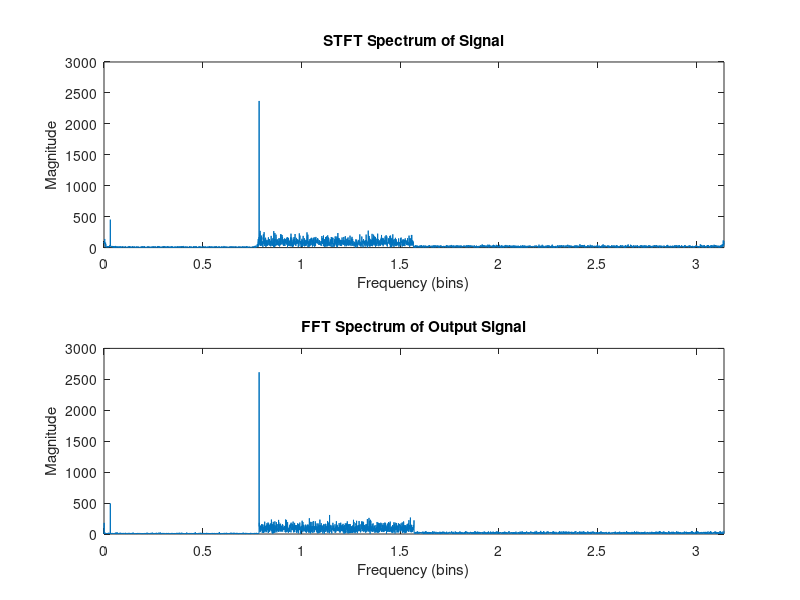
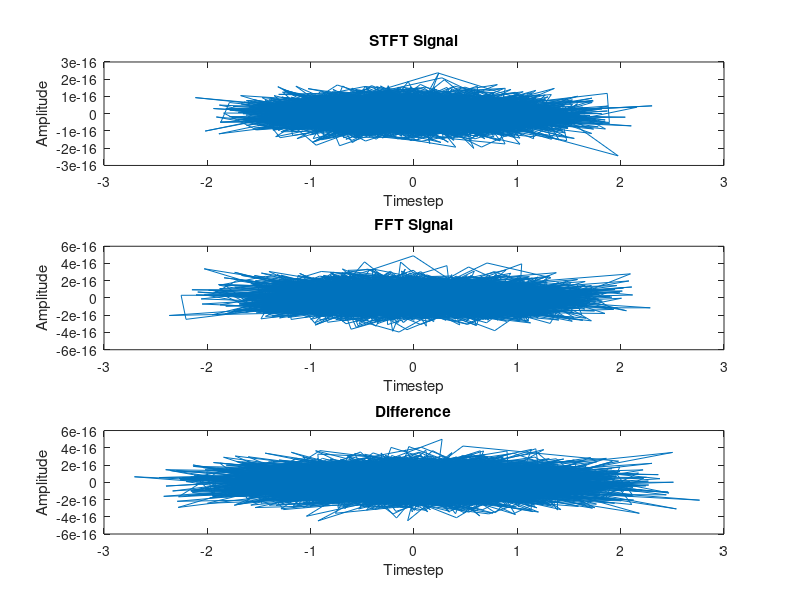
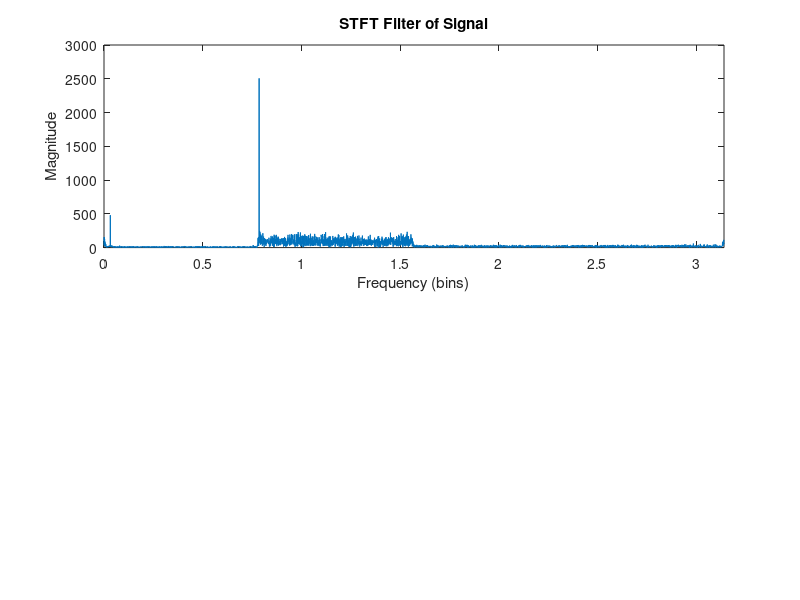

Source code (MATLAB) for these figures, in order: (Note: this script raises an error after producing the figures.)
%% SF1 - Data Analysis Week 2

%% Task 2.1 FFT v.s. STFT
clc, clearvars

% (1) STFT Implementation
% input signal (cos and sin) with gaussian noise
x_in=0.5*cos([1:10000]*pi/4)+sin([1:10000]*pi/100)+randn(1,10000); 
y_out=0*x_in;
N=512;
overlap=256; % N/2 overlap length
x=buffer(x_in,N,overlap); % partitioning the sigal into length 512 frames with 256 overlap
[N_samps,N_frames]=size(x);
x_w=repmat(hanning(N),1,N_frames).*x; % applying hanning window of length N to each frame

for frame_no=1:N_frames-2
    X_w(:,frame_no)=fft(x_w(:,frame_no)); % FFT of windowed frame
    Y_w(:,frame_no)=X_w(:,frame_no);
    Y_w(2:N/8,frame_no)=0.1*X_w(2:N/8,frame_no); % attenuate bin 2 to 64 (N/8) by -20dB (*0.1)
    Y_w(N/4+1:N/2,frame_no)=0.2*X_w(N/4+1:N/2,frame_no); % attentuate bin 129 to 256 by -14dB (*0.2)
    Y_w(N:-1:N/2+2,frame_no)=conj(Y_w(2:N/2,frame_no)); % make negative freq as conj of bin 2 to 64
                                                        % symmetry keeps signal real valued
    y_w(:,frame_no)=ifft(Y_w(:,frame_no)); % inverse FFT

    % Overlap and resynthesis all the frames
    y_out((frame_no-1)*overlap+1:(frame_no-1)*overlap+N)=...
    y_out((frame_no-1)*overlap+1:(frame_no-1)*overlap+N)+y_w(:,frame_no)';
end

% Convert frequency bin into frequencies
SignalN = length(x_in);


freqs = linspace(0,pi,SignalN/2+1);
% freqs = (0:(SignalN-1)/2)/SignalN * 2*pi;

figure;

subplot(2,1,1)
% Plot the processed signal spectrum
Y = fftshift((abs(fft(y_out))));
Y_pos = Y(SignalN/2:SignalN);
plot(freqs, Y_pos);
% semilogy(freqs, Y_pos);
ylim([0,3000])
xlim([0,pi])
xlabel('Frequency (bins)');
ylabel('Magnitude');
title('STFT Spectrum of Signal');

% (2) FFT Implementation
x_in=0.5*cos([1:10000]*pi/4)+sin([1:10000]*pi/100)+randn(1,10000); 
N = length(x_in);
w = hanning(N);
% x = x_in .* w'; % apply hanning window
x = x_in; % not apply hanning window



y=0*x;
X =fft(x); % FFT of windowed frame
Y = X;
Y(2:N/8)=0.1*X(2:N/8); % attenuate bin 2 to 64 (N/8) by -20dB (*0.1)
Y(N/4+1:N/2)=0.2*X(N/4+1:N/2); % attentuate bin 129 to 256 by -14dB (*0.2)
Y(N:-1:N/2+2)=conj(Y(2:N/2)); % make negative freq as conj of bin 2 to 64
                                                    % symmetry keeps signal real valued
y =ifft(Y); % inverse FFT

subplot(2,1,2)
% Plot the processed signal spectrum
Y = fftshift((abs(fft(y))));
Y_pos = Y(N/2:N);
plot(freqs, Y_pos);
% semilogy(freqs, Y_pos);
ylim([0,3000])
xlim([0,pi])
xlabel('Frequency (bins)');
ylabel('Magnitude');
title('FFT Spectrum of Output Signal');


% Plot time domain
figure
subplot(3,1,1)
plot(y_out)
title("STFT Signal")
xlabel("Timestep")
ylabel("Amplitude")

subplot(3,1,2)
plot(y)
title("FFT Signal")
xlabel("Timestep")
ylabel("Amplitude")

subplot(3,1,3)
plot(y-y_out)
title("Difference")
xlabel("Timestep")
ylabel("Amplitude")

%%  Time-domain equivalent of the FFT mask
clc, clearvars

% (1) STFT Implementation
% input signal (cos and sin) with gaussian noise
x_in=0.5*cos([1:10000]*pi/4)+sin([1:10000]*pi/100)+randn(1,10000); 
y_out=0*x_in;
N=512;
overlap=256; % N/2 overlap length
x=buffer(x_in,N,overlap); % partitioning the sigal into length 512 frames with 256 overlap
[N_samps,N_frames]=size(x);
x_w=repmat(hanning(N),1,N_frames).*x; % applying hanning window of length N to each frame

for frame_no=1:N_frames-2
    X_w(:,frame_no)=fft(x_w(:,frame_no)); % FFT of windowed frame
    Y_w(:,frame_no)=X_w(:,frame_no);
    Y_w(2:N/8,frame_no)=0.1*X_w(2:N/8,frame_no); % attenuate bin 2 to 64 (N/8) by -20dB (*0.1)
    Y_w(N/4+1:N/2,frame_no)=0.2*X_w(N/4+1:N/2,frame_no); % attentuate bin 129 to 256 by -14dB (*0.2)
    Y_w(N:-1:N/2+2,frame_no)=conj(Y_w(2:N/2,frame_no)); % make negative freq as conj of bin 2 to 64
                                                        % symmetry keeps signal real valued
    y_w(:,frame_no)=ifft(Y_w(:,frame_no)); % inverse FFT

    % Overlap and resynthesis all the frames
    y_out((frame_no-1)*overlap+1:(frame_no-1)*overlap+N)=...
    y_out((frame_no-1)*overlap+1:(frame_no-1)*overlap+N)+y_w(:,frame_no)';
end

% Convert frequency bin into frequencies
SignalN = length(x_in);

freqs = linspace(0,pi,SignalN/2+1);
% freqs = (0:(SignalN-1)/2)/SignalN * 2*pi;

figure;

subplot(2,1,1)
% Plot the processed signal spectrum
Y = fftshift((abs(fft(y_out))));
Y_pos = Y(SignalN/2:SignalN);
plot(freqs, Y_pos);
% semilogy(freqs, Y_pos);
ylim([0,3000])
xlim([0,pi])
xlabel('Frequency (bins)');
ylabel('Magnitude');
title('STFT Filter of Signal');




% ---------------------------------------------------------------
x          = 0.5*cos((1:10000)*pi/4) + sin((1:10000)*pi/100) + randn(1,10000);
N          = 512;                        % frame length used before
signalN    = length(x);

% --- build the spectral mask G[k] --------------------------------
G = ones(N,1);          % default pass-band gain = 1
G( 2       :  N/8)   = 0.1;       %   0  – Fs/8   → ×0.1
G( N/4+1   :  N/2)   = 0.2;       % Fs/4 – Fs/2   → ×0.2
G(N:-1:N/2+2) = conj(G(2:N/2));   % ensure Hermitian symmetry

% --- impulse response (IFFT of the mask) -------------------------
g = ifft(G,'symmetric');           % real length-512 FIR
g = fftshift(g);                   % centre the impulse
g = circshift(g,1);                % make it causal: tap 0 at index 1

% OPTIONAL: visual check of its magnitude response ----------------
%{
f = (0:N-1)/N * pi;                % rad/sample axis
plot(f, abs(G)), grid on
xlabel('\omega'), ylabel('|G(\omega)|')
%}

% --- linear convolution with the whole signal --------------------
y = conv(x, g, 'same');            % 'same' keeps output length = length(x)

freqs = linspace(0,pi,signalN/2+1);
Y = fftshift((abs(fft(y))));
Y_pos = Y(length(Y)/2:length(Y));
subplot(2,1,2)
plot(freqs,Y_pos)
ylim([0,3000])
xlim([0,pi])
xlabel('Frequency (bins)');
ylabel('Magnitude');
title('Time-Domain Filter');




% Plot time domain
figure
% subplot(2,1,1)
% plot(y_out)
% title("STFT Filter")
% xlabel("Timestep")
% ylabel("Amplitude")

plot(y, 'DisplayName', 'Time Domain'); hold on
plot(y_out, 'DisplayName', 'STFT Filter')
title("TIme domain and STFT Comparison")
xlabel("Timestep")
ylabel("Amplitude")
legend('show')




% --- quick comparison with the OLA result ------------------------
% (Assume you have y_stft from your previous code)
% sound([x ; y_stft ; y], fs)      % original / OLA / direct-FIR






%% Task 2.2 - Own Noise Reduction - Ad Hoc Method


% Adapt the given code from Task 2.1 into a Noise Reduction function
% Define the noise reduction function
function y_out = noiseReduction(x_in, N, overlap, keepMask, attenFactor)
    
    y_out=0*x_in;

    x=buffer(x_in,N,overlap); % partitioning the sigal into length 512 frames with 256 overlap
    [N_samps,N_frames]=size(x);
    x_w=repmat(hanning(N),1,N_frames).*x; % applying hanning window of length N to each frame
    
    % Gain Mask according to the frequency identified from FFT
    G = attenFactor * ones(N,1); % Default all frequency as attentuation x0.1 (-20dB)
    G(keepMask) = 1; % All identified freqs at 1


    for frame_no=1:N_frames-2
        
        X_w(:,frame_no)=fft(x_w(:,frame_no)); % FFT of windowed frame
        Y_w(:,frame_no)=G .* X_w(:,frame_no); % Applying Gain Mask to X
        % Y_w(2:N/8,frame_no)=0.1*X_w(2:N/8,frame_no); % attenuate bin 2 to 64 (N/8) by -20dB (*0.1)
        % Y_w(N/4+1:N/2,frame_no)=0.2*X_w(N/4+1:N/2,frame_no); % attentuate bin 129 to 256 by -14dB (*0.2)
        Y_w(N:-1:N/2+2,frame_no)=conj(Y_w(2:N/2,frame_no)); % make negative freq as conj of bin 2 to 64
                                                            % symmetry keeps signal real valued
        y_w(:,frame_no)=ifft(Y_w(:,frame_no)); % inverse FFT
    
        % Overlap and resynthesis all the frames
        y_out((frame_no-1)*overlap+1:(frame_no-1)*overlap+N)= ...
        y_out((frame_no-1)*overlap+1:(frame_no-1)*overlap+N)+y_w(:,frame_no)';
    end

end

function keepMask = buildKeepMask(peaksHz, fs, N, bwBins)
% peaksHz : vector of peak frequencies (Hz)
% fs      : sample rate
% N       : frame length (same N as FFT)
% bwBins  : half-bandwidth in bins to keep around each peak (e.g. 1)
% --------------------------------------------------------------------
    if nargin < 4, bwBins = 1; end

    keepMask = false(N,1);                     % start with all zeros
    binFreq  = (0:N-1).' * fs / N;             % Hz axis (one full period)

    for f = peaksHz(:).'
        % wrap frequency into 0…fs range
        f = mod(f, fs);
        % nearest bin index
        [~,k] = min(abs(binFreq-f));
        % protect ±bwBins bins around that peak
        rng = mod((k-bwBins):(k+bwBins), N) + 1;
        keepMask(rng) = true;
    end
end



clc, clearvars
[data, rate] = audioread("/Users/maxlyu/Desktop/Part IIA/SF1/Audio examples for weeks 1-2-20250516/f1lcapae.wav");
% Play the audio signal
% sound(data, rate)

%{
Testing for "naive" noise reduction from task2.1

% Picks a pure note from audio, apply Hamming window
segment = data(1:60000); 
subplot(1,3,1)
plot(segment)
ylim([-0.3,0.3])

subplot(1,3,2)
segment_noise = segment + 0.1*randn(size(segment));
plot(segment_noise);
ylim([-0.3,0.3])
% sound(segment_noise, rate);

subplot(1,3,3)
% Reshape input signal into (1,N) shape for noiseReduction algorithm
segment_noise = segment_noise';
segment_reduced = noiseReduction(segment_noise, 512, 256);
plot(segment_reduced);
ylim([-0.3,0.3])

sound(segment_noise, rate);
sound(segment_reduced, rate);

%}

segment = data(1:20000)'; % reshape for noiseReduction input shape
sound(segment, rate)
segment_noise = segment + 0.1*randn(size(segment));
% segment_reduced = noiseReduction(segment_noise, 512, 256, keepMask, 0.1);


% Do FFT on signals, signal+noise, signal_reduced_noise
SignalN = length(segment); % length of signal
fft_sig = fftshift(abs(fft(segment)));
fft_noise = fftshift(abs(fft(segment_noise)));
% fft_reduced = fftshift(abs(fft(segment_reduced)));

fft_sig_pos = fft_sig(SignalN/2:SignalN);
fft_noise_pos = fft_noise(SignalN/2:SignalN);
% fft_reduced_pos = fft_reduced(SignalN/2:SignalN);

freqs = (0:length(fft_noise_pos)-1) * rate / SignalN;


minPkHeight = max(fft_noise_pos)*0.25;
minPkDist = 1*SignalN/rate;
[peaks,locs] = findpeaks( ...
        fft_noise_pos, ...
        'MinPeakHeight',  minPkHeight, ...
        'MinPeakDistance',minPkDist);

peaksHz = freqs(locs); % Find the freq. of the peaks in Hz

% Calculate the Gain Mask needed for these peak frequency components
keepMask = buildKeepMask(peaksHz, rate, 512, 1);

segment_reduced = noiseReduction(segment_noise, 512, 256, keepMask, 0.1);
fft_reduced = fftshift(abs(fft(segment_reduced)));
fft_reduced_pos = fft_reduced(SignalN/2:SignalN);


subplot(1,3,1)
plot(fft_sig_pos)
ylim([0,300])

subplot(1,3,2)
plot(fft_noise_pos), hold on
% plot(locs, peaks, 'rx', 'MarkerSize',8, 'LineWidth',1.5)
ylim([0,300])

subplot(1,3,3)
plot(fft_reduced_pos)
ylim([0,300])



%% Task 2.2 - Wiener Filter

clc, clearvars
[data, rate] = audioread("/Users/maxlyu/Desktop/Part IIA/SF1/Audio examples for weeks 1-2-20250516/f1lcapae.wav");
% Play the audio signal
% sound(data, rate)


x = data(1:20000)'; % reshape for noiseReduction input shape
sound(x, rate)

% Noise Magnitude
noise_mag = 0.01;
y = x + noise_mag * randn(size(x)); % audio with noise added


% Do FFT on signals, signal+noise
SignalN = length(x); 
X = fft(x);       % FFT of pure signal
Y = fft(y); % FFT of signal + noise

S_Y = abs(Y).^2;                   % power of audio with noise
S_N = noise_mag^2 * ones(size(Y)); % power of white noise
S_X = max(0, S_Y - S_N);           % power of signal

wienerFilter = S_X ./ (S_X + S_N);

X_hat = wienerFilter .* Y;

x_hat = real(ifft(X_hat));

% Reformat the FFT for plotting
X_pos = fftshift(abs(X)); X_pos = X_pos(SignalN/2:SignalN);
Y_pos = fftshift(abs(Y)); Y_pos = Y_pos(SignalN/2:SignalN);
X_hat_pos = fftshift(abs(X_hat)); X_hat_pos = X_hat_pos(SignalN/2:SignalN);

freqs = (0:length(X_pos)-1) * rate / SignalN;

subplot(1,3,1)
plot(freqs, X_pos)
title("Signal of audio before noise")
ylim([0,300])

subplot(1,3,2)
plot(freqs, Y_pos)
title("Signal with noise")
ylim([0,300])

subplot(1,3,3)
plot(freqs, X_hat_pos)
title("Signal after filtering")
ylim([0,300])


%% Task 2.2 Wiener Filter in STFT (Frame-wise)

clc, clearvars
[data, rate] = audioread("/Users/maxlyu/Desktop/Part IIA/SF1/Audio examples for weeks 1-2-20250516/f1lcapae.wav");

N = 512; L = 256; % 512 Frame size, 256 Overlap
noise_type = "white";


SignalN = 30000;
x = data(1:SignalN)'; % reshape for noiseReduction input shape
% sound(x, rate)

noise_mag = 0.05; % Noise Magnitude
y = x + noise_mag * randn(size(x)); % audio with noise added


% Apply the frame-wise Wiener filter to the noisy signal
y_hat = framewiseWiener(y, 512, 256, noise_mag, noise_type); % see framewiseWiener.m

% Play the filtered audio signal
% sound(y_hat, rate);

% Plot the original and filtered signals for comparison
figure;
subplot(3,1,1);
plot(x);
title('Original Signal (No Noise)');
xlabel('Sample Index');
ylabel('Amplitude'); ylim([-0.5,0.5])

subplot(3,1,2);
plot(y);
title('Signal with Noise');
xlabel('Sample Index');
ylabel('Amplitude'); ylim([-0.5,0.5])

subplot(3,1,3);
plot(y_hat);
title('Filtered Signal');
xlabel('Time Index');
ylabel('Amplitude'); ylim([-0.5,0.5])

sgtitle(sprintf('Frame-wise Wiener Filter, N=%d, L=%d', N, L))

% Plot the original and filtered signals for comparison
figure
% title("Frame-wise Winer Filter, N=")




X = fftshift(abs(fft(x)));
X_pos = X(length(X)/2:length(X));
freqs = (0:length(X_pos)-1) * rate / SignalN;

subplot(3,1,1);
X_dB = 20*log10(X_pos);
% plot(freqs, X_pos);
plot(freqs, X_dB)
title('Original Signal (No Noise)');
xlabel('Frequency (Hz)');
ylabel('Amplitude (dB)');

Y = fftshift(abs(fft(y)));
Y_pos = Y(length(Y)/2:length(Y));
Y_dB = 20*log10(Y_pos);
subplot(3,1,2);
% plot(freqs, Y_pos);
plot(freqs, Y_dB)
title('Signal with Noise');
xlabel('Frequency (Hz)');
ylabel('Amplitude (dB)');

Y_hat = fftshift(abs(fft(y_hat)));
Y_hat_pos = Y(length(Y)/2:length(Y_hat));
Y_hat_dB = 20*log10(Y_hat_pos);
subplot(3,1,3);
% plot(freqs, Y_hat_pos);
plot(freqs, Y_hat_dB)
title('Filtered Signal');
xlabel('Frequency (Hz)');
ylabel('Amplitude (dB)');

sgtitle(sprintf('Frame-wise Wiener Filter, N=%d, L=%d', N, L))

error_noise = computeMSE(x, y, N, L);
error_reduced = computeMSE(x, y_hat, N, L);
fprintf("MSE of Noisy Signal %.8f\n", error_noise)
fprintf("MSE of Filtered Signal %.8f\n", error_reduced)





%% Task 2.2 Non-White Noise - Original Approach

clc, clearvars
[data, rate] = audioread("/Users/maxlyu/Desktop/Part IIA/SF1/Audio examples for weeks 1-2-20250516/f1lcapae.wav");

N = 512; L = 256; % 512 Frame size, 256 Overlap


SignalN = 30000;
x = data(1:SignalN)'; % reshape for noiseReduction input shape
% sound(x, rate)

noise_mag = 0.05; % Noise Magnitude
non_white_noise = generateAR1Noise(SignalN, 0.9, 0.03);
y = x + non_white_noise; % audio with noise added


% Apply the frame-wise Wiener filter to the noisy signal
y_hat = framewiseWiener(y, 512, 256, noise_mag, "AR1"); % see framewiseWiener.m
% y_hat = FramewiseFilter(y, N, L, noise_mag, "AR1", "spectral_subtraction");

% Play the filtered audio signal
% sound(y_hat, rate);

% Plot the original and filtered signals for comparison
figure;
subplot(3,1,1);
plot(x);
title('Original Signal (No Noise)');
xlabel('Sample Index');
ylabel('Amplitude'); ylim([-0.5,0.5])

subplot(3,1,2);
plot(y);
title('Signal with Noise');
xlabel('Sample Index');
ylabel('Amplitude'); ylim([-0.5,0.5])

subplot(3,1,3);
plot(y_hat);
title('Filtered Signal');
xlabel('Time Index');
ylabel('Amplitude'); ylim([-0.5,0.5])

sgtitle(sprintf('Frame-wise Wiener Filter on AR(1) Noise(\\alpha=%.1f,\\sigma=%.2f), N=%d, L=%d',0.9,0.01, N, L))

% Plot the original and filtered signals for comparison
figure
% title("Frame-wise Winer Filter, N=")




X = fftshift(abs(fft(x)));
X_pos = X(length(X)/2:length(X));
freqs = (0:length(X_pos)-1) * rate / SignalN;

subplot(3,1,1);
X_dB = 20*log10(X_pos);
% plot(freqs, X_pos);
plot(freqs, X_dB)
title('Original Signal (No Noise)');
xlabel('Frequency (Hz)');
ylabel('Amplitude (dB)');

Y = fftshift(abs(fft(y)));
Y_pos = Y(length(Y)/2:length(Y));
Y_dB = 20*log10(Y_pos);
subplot(3,1,2);
% plot(freqs, Y_pos);
plot(freqs, Y_dB)
title('Signal with Noise');
xlabel('Frequency (Hz)');
ylabel('Amplitude (dB)');

Y_hat = fftshift(abs(fft(y_hat)));
Y_hat_pos = Y(length(Y)/2:length(Y_hat));
Y_hat_dB = 20*log10(Y_hat_pos);
subplot(3,1,3);
% plot(freqs, Y_hat_pos);
plot(freqs, Y_hat_dB)
title('Filtered Signal');
xlabel('Frequency (Hz)');
ylabel('Amplitude (dB)');

sgtitle(sprintf('Frame-wise Wiener Filter on AR(1) Noise(\\alpha=%.1f,\\sigma=%.2f), N=%d, L=%d',0.9,0.01, N, L))

error_noise = computeMSE(x, y, N, L);
error_reduced = computeMSE(x, y_hat, N, L);
fprintf("MSE of Noisy Signal %.8f\n", error_noise)
fprintf("MSE of Filtered Signal %.8f\n", error_reduced)


%% Task 2.2 Non-White Noise - Adaptive Scheme

clc, clearvars
[data, rate] = audioread("/Users/maxlyu/Desktop/Part IIA/SF1/Audio examples for weeks 1-2-20250516/f1lcapae.wav");

N = 512; L = 256; % 512 Frame size, 256 Overlap
alpha = 0.9; sigma = 0.03;


SignalN = 30000;
x = data(1:SignalN)'; % reshape for noiseReduction input shape
% sound(x, rate)

noise_mag = 0.05; % Noise Magnitude
non_white_noise = generateAR1Noise(SignalN, alpha, sigma);
y = x + non_white_noise; % audio with noise added


% Apply the frame-wise Wiener filter to the noisy signal
y_hat = framewiseWiener(y, 512, 256, noise_mag, "AR1"); % see framewiseWiener.m
% y_hat = FramewiseFilterAdaptive(y, N, L, "AR1", "spectral_subtraction", 30, 10); % see FramewiseFilterAdaptive.m

% Play the filtered audio signal
% sound(y_hat, rate);

% Plot the original and filtered signals for comparison
figure;
subplot(3,1,1);
plot(x);
title('Original Signal (No Noise)');
xlabel('Sample Index');
ylabel('Amplitude'); ylim([-0.5,0.5])

subplot(3,1,2);
plot(y);
title('Signal with Noise');
xlabel('Sample Index');
ylabel('Amplitude'); ylim([-0.5,0.5])

subplot(3,1,3);
plot(y_hat);
title('Filtered Signal');
xlabel('Time Index');
ylabel('Amplitude'); ylim([-0.5,0.5])

sgtitle(sprintf('Frame-wise Winer Filter on AR(1) Noise(\\alpha=%.1f,\\sigma=%.2f), N=%d, L=%d',0.9,0.01, N, L))

% Plot the original and filtered signals for comparison
figure
% title("Frame-wise Winer Filter, N=")




X = fftshift(abs(fft(x)));
X_pos = X(length(X)/2:length(X));
freqs = (0:length(X_pos)-1) * rate / SignalN;

subplot(3,1,1);
X_dB = 20*log10(X_pos);
% plot(freqs, X_pos);
plot(freqs, X_dB)
title('Original Signal (No Noise)');
xlabel('Frequency (Hz)');
ylabel('Amplitude (dB)');

Y = fftshift(abs(fft(y)));
Y_pos = Y(length(Y)/2:length(Y));
Y_dB = 20*log10(Y_pos);
subplot(3,1,2);
% plot(freqs, Y_pos);
plot(freqs, Y_dB)
title('Signal with Noise');
xlabel('Frequency (Hz)');
ylabel('Amplitude (dB)');

Y_hat = fftshift(abs(fft(y_hat)));
Y_hat_pos = Y(length(Y)/2:length(Y_hat));
Y_hat_dB = 20*log10(Y_hat_pos);
subplot(3,1,3);
% plot(freqs, Y_hat_pos);
plot(freqs, Y_hat_dB)
title('Filtered Signal');
xlabel('Frequency (Hz)');
ylabel('Amplitude (dB)');

sgtitle(sprintf('Frame-wise Winer Filter on AR(1) Noise(\\alpha=%.1f,\\sigma=%.2f), N=%d, L=%d',0.9,0.01, N, L))

error_noise = computeMSE(x, y, N, L);
error_reduced = computeMSE(x, y_hat, N, L);
fprintf("MSE of Noisy Signal %.8f\n", error_noise)
fprintf("MSE of Filtered Signal %.8f\n", error_reduced)

%% Task 2.2 Comparing Different Frame-wise Filters in STFT, with new funciton

clc, clearvars
[data, rate] = audioread("/Users/maxlyu/Desktop/Part IIA/SF1/Audio examples for weeks 1-2-20250516/f1lcapae.wav");

N = 256; L = 224; % 512 Frame size, 256 Overlap
noise_type = "white";
filter_type = "wiener";


SignalN = 30000;
x = data(1:SignalN)'; % reshape for noiseReduction input shape
% sound(x, rate)

noise_mag = 0.05; % Noise Magnitude
y = x + noise_mag * randn(size(x)); % audio with noise added


% Apply the frame-wise Wiener filter to the noisy signal
y_hat = FramewiseFilter(y, 512, 256, noise_mag, noise_type, filter_type); % see framewiseWiener.m

% Play the filtered audio signal
% sound(y_hat, rate);

% Plot the original and filtered signals for comparison
figure;
subplot(3,1,1);
plot(x);
title('Original Signal (No Noise)');
xlabel('Sample Index');
ylabel('Amplitude'); ylim([-0.5,0.5])

subplot(3,1,2);
plot(y);
title('Signal with Noise');
xlabel('Sample Index');
ylabel('Amplitude'); ylim([-0.5,0.5])

subplot(3,1,3);
plot(y_hat);
title('Filtered Signal');
xlabel('Time Index');
ylabel('Amplitude'); ylim([-0.5,0.5])

sgtitle(sprintf('Frame-wise Wiener Filter, N=%d, L=%d', N, L))

% Plot the original and filtered signals for comparison
figure
% title("Frame-wise Winer Filter, N=")




X = fftshift(abs(fft(x)));
X_pos = X(length(X)/2:length(X));
freqs = (0:length(X_pos)-1) * rate / SignalN;

subplot(3,1,1);
X_dB = 20*log10(X_pos);
% plot(freqs, X_pos);
plot(freqs, X_dB)
title('Original Signal (No Noise)');
xlabel('Frequency (Hz)');
ylabel('Amplitude (dB)');

Y = fftshift(abs(fft(y)));
Y_pos = Y(length(Y)/2:length(Y));
Y_dB = 20*log10(Y_pos);
subplot(3,1,2);
% plot(freqs, Y_pos);
plot(freqs, Y_dB)
title('Signal with Noise');
xlabel('Frequency (Hz)');
ylabel('Amplitude (dB)');

Y_hat = fftshift(abs(fft(y_hat)));
Y_hat_pos = Y(length(Y)/2:length(Y_hat));
Y_hat_dB = 20*log10(Y_hat_pos);
subplot(3,1,3);
% plot(freqs, Y_hat_pos);
plot(freqs, Y_hat_dB)
title('Filtered Signal');
xlabel('Frequency (Hz)');
ylabel('Amplitude (dB)');

sgtitle(sprintf('Frame-wise Wiener Filter, N=%d, L=%d', N, L))

error_noise = computeMSE(x, y, N, L);
error_reduced = computeMSE(x, y_hat, N, L);
fprintf("MSE of Noisy Signal %.8f\n", error_noise)
fprintf("MSE of Filtered Signal %.8f\n", error_reduced)

% Save processed data
mse_str = num2str(error_reduced, '%.6f');   
filename = sprintf('%s_%d_%d_%s.wav', filter_type, N, L, mse_str);
 
% audiowrite( filename, y_hat, rate );